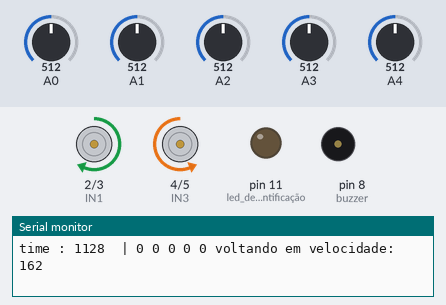
Recording of a sketch running on a simulated Arduino Uno, built with avr-gcc and run on an emulated ATmega328P. Shown: motor-driver pin pairs drawn as motors (green arrow = first pin HIGH = forward, orange = second pin HIGH = backward, longer = more drive, scaled by the enable pin), output pins drawn as LEDs (lit = HIGH), buzzer (waves = sounding, pin HIGH), the last lines printed to the serial monitor. The test bench sets the inputs (shaded band); at power-on: A0 = 512, A1 = 512, A3 = 512, A2 = 512, A4 = 512.

Above: at 1.2 s.
1.3 s: A0 set to 317
4.3 s: A0 set to 291
At 6.7 s:
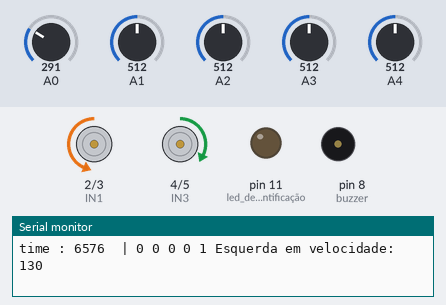
7.0 s: A1 set to 245
At 8.2 s:
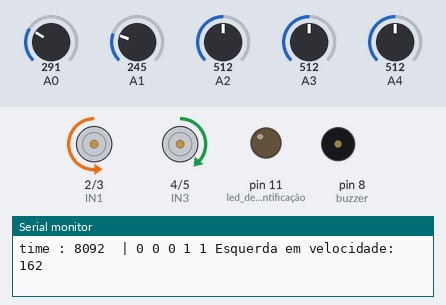
8.5 s: A3 set to 312
11.5 s: A3 set to 289
At 12.7 s:
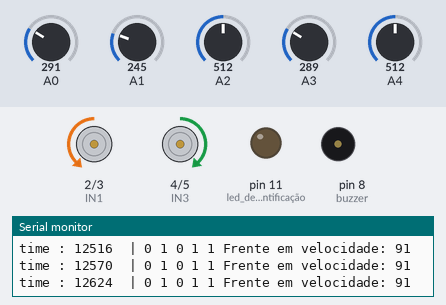
Timing chart, 0 to 14.1 s (numbered marks = the images above; inputs shaded):
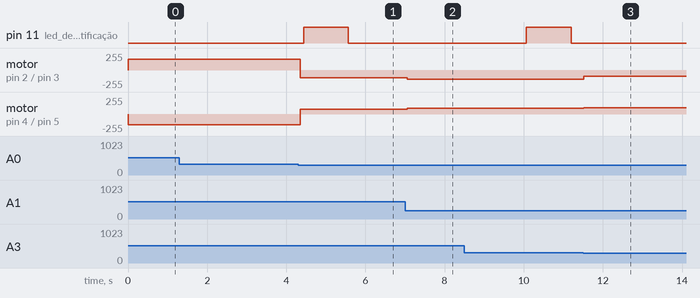

Measured:
- the behaviour switches between 300 and 299 on A0 (found by bisection; images 0 and 1)
- the behaviour switches between 300 and 299 on A3 (found by bisection; images 2 and 3)
- after the input at 4.3 s, motor on pin 2 (IN1) / pin 3 (IN2): forward 162/255 → backward 113/255 after 0.06 s; motor on pin 4 (IN3) / pin 5 (IN4): backward 162/255 → forward 70/255 after 0.06 s
- after the input at 7.0 s, motor on pin 2 (IN1) / pin 3 (IN2): backward 113/255 → backward 140/255 after 0.05 s; motor on pin 4 (IN3) / pin 5 (IN4): forward 70/255 → forward 87/255 after 0.05 s
- after the input at 11.5 s, motor on pin 2 (IN1) / pin 3 (IN2): backward 140/255 → backward 91/255 at once; motor on pin 4 (IN3) / pin 5 (IN4): forward 87/255 → forward 91/255 at once

The sketch:

faro_V3.ino
```cpp
//============== NOMEAR PINOS ===============

/*
Pinagem motores:
 -By CHARLES

Motor esquerda
  ENA = ~10 port
  IN1 =   2 port
  IN2 =   3 port

Motor direita:
  IN3 =   4
  IN4 =   5
  ENB = ~6 port

*/


//=========== INCLUIR BIBLIOTECAS ===========
//=========== VARIÁVEIS E TABELAS ===========
int e2, e1, c, d2, d1;


//================ SUB-ROTINAS ==============
//================= FUNÇÕES =================

int frente(int vel) {
  digitalWrite(2, LOW);
  digitalWrite(3, HIGH);
  digitalWrite(4, HIGH);
  digitalWrite(5, LOW);
  analogWrite(6, vel);
  analogWrite(10, vel);

  Serial.print("Frente em velocidade: ");
  Serial.println(vel);
}
int voltar(int vel) {
  digitalWrite(2, HIGH);
  digitalWrite(3, LOW);
  digitalWrite(4, LOW);
  digitalWrite(5, HIGH);
  analogWrite(6, vel);
  analogWrite(10, vel);

  Serial.print("voltando em velocidade: ");
  Serial.println(vel);
}
void parar() {
  digitalWrite(2, LOW);
  digitalWrite(3, LOW);
  digitalWrite(4, LOW);
  digitalWrite(5, LOW);
  analogWrite(6, 0);
  analogWrite(10, 0);
  Serial.println("Parar");
}
int esquerda(int vel) {
  digitalWrite(2, LOW);
  digitalWrite(3, HIGH);
  digitalWrite(4, HIGH);
  digitalWrite(5, LOW);
  analogWrite(6, vel / 1.85);
  analogWrite(10, vel / 1.15);
  Serial.print("Esquerda em velocidade: ");
  Serial.println(vel);
}
int direita(int vel) {
  digitalWrite(2, LOW);
  digitalWrite(3, HIGH);
  digitalWrite(4, HIGH);
  digitalWrite(5, LOW);
  analogWrite(6, 1.25 * vel);
  analogWrite(10, vel / 1.85);
  Serial.print("direita em velocidade: ");
  Serial.println(vel);
}
int rodar(int vel) {
  digitalWrite(2, HIGH);
  digitalWrite(3, LOW);
  digitalWrite(4, HIGH);
  digitalWrite(5, LOW);
  analogWrite(6, vel);
  analogWrite(10, vel);
  Serial.print("rodando ");
  Serial.println(vel);
}
void routine_test() {
  for (int i = 0; i < 5; i++) {
    for (int velo = 120; velo < 255; velo++) {
      switch (i) {
        case 0:
          frente(200);
          break;
        case 1:
          frente(200);
          break;
        case 2:
          esquerda(200);

          break;
        case 3:
          parar();
          break;
        case 4:
          direita(200);
          break;
      }
      if (velo % 20 == 0) {
        digitalWrite(11, HIGH);
      } else if (velo % 20 == 10) {
        digitalWrite(11, LOW);
      }
    }
  }
}
// ranges da leitura analógica para os calores de alto e baixo
int high_value = 500;
int low_value = 300;
//logica da leitura (pode inverter A com B)
int A = 0;
int B = 1;
int* readIRSensor(int* vector) {
  int value = 0;
  for (int i = 0; i < 5; i++) {
    switch (i) {
      case 0:
        value = analogRead(A4);
        if (value > high_value) {
          vector[i] = A;

        } else if (value < low_value) {
          vector[i] = B;
        }
        value = 0;
        break;
      case 1:
        value = analogRead(A3);
        if (value > high_value) {
          vector[i] = A;

        } else if (value < low_value) {
          vector[i] = B;
        }
        value = 0;
        break;
      case 2:
        value = analogRead(A2);
        if (value > high_value) {
          vector[i] = A;

        } else if (value < low_value) {
          vector[i] = B;
        }
        value = 0;
        break;
      case 3:
        value = analogRead(A1);
        if (value > high_value) {
          vector[i] = A;

        } else if (value < low_value) {
          vector[i] = B;
        }
        value = 0;
        break;
      case 4:
        value = analogRead(A0);
        if (value > high_value) {
          vector[i] = A;

        } else if (value < low_value) {
          vector[i] = B;
        }
        value = 0;
        break;
    }
  }
  return vector;
}


//================== SETUP MACROS ==================
int VELOCIDADE = 130;                           // 0 -> 255  ( 130 É BOM)
const unsigned long TIME_TO_ROLL_360 = 44000;   //  60000;  // em milisseconds
// const unsigned long TIME_TO_ROLL_180 = 70000;  //160000;  // em milisseconds
unsigned long myTime = 0;

void setup() {
  pinMode(2, OUTPUT);   // IN1
  pinMode(3, OUTPUT);   // IN2
  pinMode(4, OUTPUT);   // IN3
  pinMode(5, OUTPUT);   // IN4
  pinMode(6, OUTPUT);   // enable B
  pinMode(8, OUTPUT);   // buzzer
  pinMode(10, OUTPUT);  // enable A
  pinMode(11, OUTPUT);  // led de identificação
  pinMode(A0, INPUT);
  pinMode(A1, INPUT);
  pinMode(A2, INPUT);
  pinMode(A3, INPUT);
  pinMode(A4, INPUT);

  // pinMode(9, OUTPUT); // não usa
  // pinMode(7, OUTPUT); // não usa

  //---------- CONDIÇÕES INICIAIS ----------
  digitalWrite(3, LOW);
  digitalWrite(2, LOW);
  digitalWrite(6, LOW);
  digitalWrite(7, LOW);
  Serial.begin(9600);

}  // fecha void setup()

int count = 0;  // contador para o led
int velocity = 0;
const int amount = 100;  // contador para o led]
int sensors_vec[5];


//============== LOOP INFINITO ===============
void loop() {

  // lê os sensores
  readIRSensor(sensors_vec);
  for (int i = 0; i < 5; i++) {
    Serial.print(sensors_vec[i]);
    Serial.print(" ");
  }

  e2 = sensors_vec[0];
  e1 = sensors_vec[1];
  c = sensors_vec[2];
  d1 = sensors_vec[3];
  d2 = sensors_vec[4];

  // ########################  ir a frente   ########################
  if (e2 == 0 && e1 == 0 && c == 1 && d1 == 0 && d2 == 0) {
    frente(VELOCIDADE);
  } else if (e2 == 0 && e1 == 1 && c == 1 && d1 == 1 && d2 == 0) {
    frente(VELOCIDADE);

    // ########################  ir para trás   ########################

  } else if (e2 == 0 && e1 == 0 && c == 0 && d1 == 0 && d2 == 0) {
    voltar(VELOCIDADE * 1.25);
  } else if (e2 == 1 && e1 == 1 && c == 1 && d1 == 1 && d2 == 1) {
    frente(VELOCIDADE);
  }


  // ########################  virar a esquerda   ########################
  else if (e2 == 1 && e1 == 1 && c == 0 && d1 == 0 && d2 == 0) {
    direita(1.25 * VELOCIDADE);
  } else if (e2 == 1 && e1 == 0 && c == 0 && d1 == 0 && d2 == 0) {
    direita(VELOCIDADE);
  } else if (e2 == 0 && e1 == 1 && c == 0 && d1 == 0 && d2 == 0) {
    direita(VELOCIDADE);
  } else if (e2 == 1 && e1 == 1 && c == 1 && d1 == 0 && d2 == 0) {
    direita(VELOCIDADE);
  } else if (e2 == 1 && e1 == 0 && c == 1 && d1 == 0 && d2 == 0) {
    direita(VELOCIDADE);
  } else if (e2 == 0 && e1 == 1 && c == 1 && d1 == 0 && d2 == 0) {
    direita(VELOCIDADE);
  }

  // ######################## virar a direita   ########################

  else if (e2 == 0 && e1 == 0 && c == 0 && d1 == 1 && d2 == 1) {
    esquerda(1.25 * VELOCIDADE);
  } else if (e2 == 0 && e1 == 0 && c == 0 && d1 == 1 && d2 == 0) {
    esquerda(VELOCIDADE);
  } else if (e2 == 0 && e1 == 0 && c == 0 && d1 == 0 && d2 == 1) {
    esquerda(VELOCIDADE);
  } else if (e2 == 0 && e1 == 0 && c == 1 && d1 == 1 && d2 == 0) {
    esquerda(VELOCIDADE);
  } else if (e2 == 0 && e1 == 0 && c == 1 && d1 == 1 && d2 == 1) {
    esquerda(VELOCIDADE);
  } else if (e2 == 0 && e1 == 0 && c == 1 && d1 == 0 && d2 == 1) {
    esquerda(VELOCIDADE);
  }

  // ########################  parar   ########################
  else {
    frente(0.7 * VELOCIDADE);
  }

  // Serial.println("esquerdo 2:");
  // Serial.println(e2);
  // Serial.println("esquerdo 1:");
  // Serial.println(e1);
  // Serial.println("centrao:");
  // Serial.println(c);
  // Serial.println("direito 1:");
  // Serial.println(d1);
  // Serial.println("direito 2:");
  // Serial.println(d2);

  if (myTime > 3000) {

    /*
    // rodar 180 comum
    if (myTime % TIME_TO_ROLL_180 > 0 && myTime % TIME_TO_ROLL_180 < 2000) {
      unsigned long t1 = millis();
      unsigned long t2 = 0;
      int diff = t2 - t1;

      while (diff < 1250) {
        t2 = millis();
        diff = t2 - t1;

        rodar(VELOCIDADE);
      }
    }
    */
    // rodar 360 comum
    if (myTime % TIME_TO_ROLL_360 > 0 && myTime % TIME_TO_ROLL_360 < 2000) {
      unsigned long t1 = millis();
      unsigned long t2 = 0;
      int diff = t2 - t1;

      while (diff < 2200) {
        t2 = millis();
        diff = t2 - t1;

        rodar(VELOCIDADE);
      }
    }
  }

  // blink led code
  if (count % amount * 5 == 0) {
    digitalWrite(11, LOW);
  } else if (count % amount * 5 == amount * 4) {
    digitalWrite(11, HIGH);
  }
  // Serial.println(count % amount *5);
  if (count > 10000)
    count = 0;
  count++;
  myTime = millis();
  Serial.print("time : ");
  Serial.print(myTime);
  Serial.print("  | ");
}  // fecha void loop()
```
